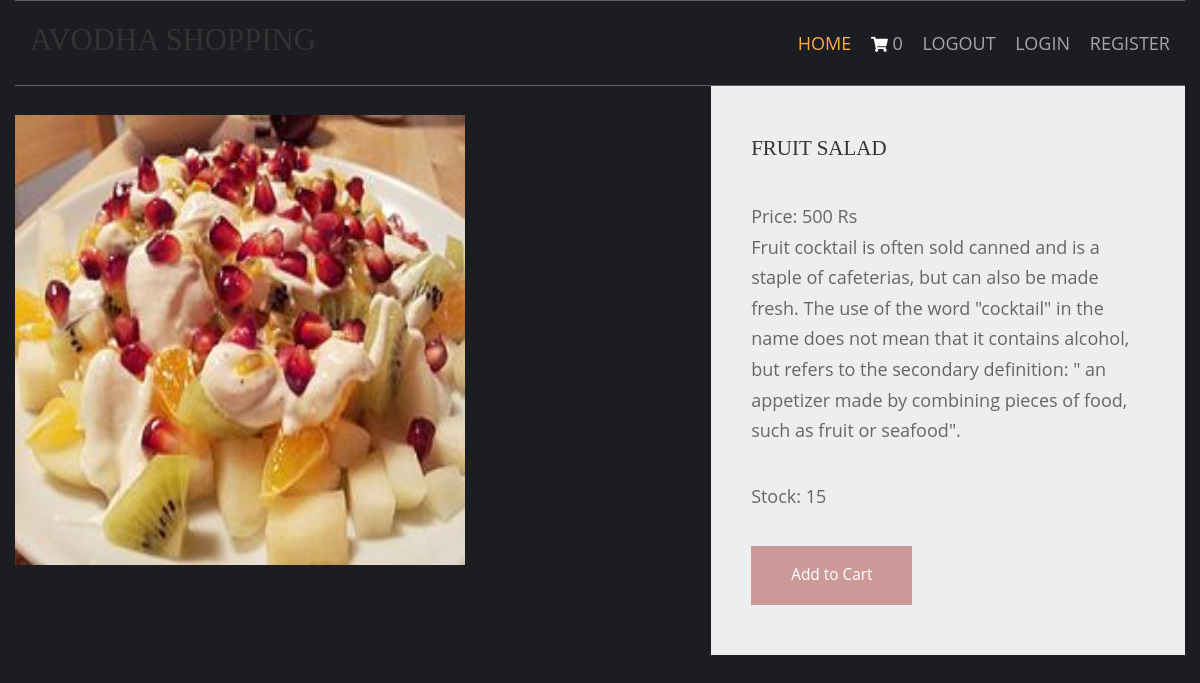
Page /fruit-recipe/fruit-salad on the committed database.
### shop/models.py (models this page shows, shortened)
class products(models.Model):
    name=models.CharField(max_length=250,unique=True)
    slug=models.SlugField(max_length=250,unique=True)
    img=models.ImageField(upload_to='product')
    desc=models.TextField()
    stock=models.IntegerField()
    available=models.BooleanField()
    price=models.IntegerField()
    category=models.ForeignKey(categ,on_delete=models.CASCADE)

### shop/views.py (the view)
# urls.py: path('<slug:c_slug>/<slug:product_slug>',views.prodDetails,name='details'),
def prodDetails(request,c_slug,product_slug):
    try:
        prod = products.objects.get(category__slug=c_slug,slug=product_slug)
    except Exception as e:
        raise e
    return render(request, "index_item.html", {'pr': prod})

### cart/context_processor.py (called while the page is built)
def count(request):
    item_count=0;
    if 'admin' in request.path:
        return{}
    else:
        try:
            ct=cartlist.objects.filter(cart_id=c_id(request))
            cti=items.objects.all().filter(cart=ct[:1])
            for c in cti:
                item_count+=c.quan
        except cartlist.DoesNotExist:
            item_count=0
        return dict(itc=item_count)

### cart/views.py (called while the page is built)
def c_id(request):
    ct_id=request.session.session_key
    if not ct_id:
        ct_id=request.session.create()
    return ct_id

### templates/index_item.html (shortened to what this page needs)
{% extends 'base.html'%}
{% load static %}
{% block content %}
<html lang="">
<head>
    <link href="{% static 'item/fontawesome/css/all.min.css'%}" rel="stylesheet" />
    <link href="{% static 'item/css/templatemo-comparto.css'%}" rel="stylesheet" />
</head>
   <body>
        <section class="tm-mb-1" id="about">
            <div class="tm-row tm-about-row">
                <div class="tm-section-1-l">
                    <br>
                    <img src="{{pr.img.url}}" alt="About image" style="width:450px;height:450px; class="tm-img-responsive">
                </div>
                <article class="tm-section-1-r tm-bg-color-8">
                    <h2 class="tm-mb-2 tm-title-color">{{pr.name}}</h2>
                    <p>Price: {{pr.price}} Rs <br> {{pr.desc}}</p>
                    <p>Stock: {{pr.stock}}</p>
   {% if pr.stock <= 0 %}
                    <h1 style="color:red">Sorry. No stock left</h1>
                    {% else %}
                    <a href="{% url 'addcart' pr.id %}" class="tm-btn tm-btn-1 tm-link-to-services">Add to Cart</a>
   {% endif %}
                </article>
            </div>
        </section>
</body>
</html>
{% endblock %}

### templates/base.html (shortened to what this page needs)
{% load static %}
<!DOCTYPE html>
<html lang="">
<head>
<link href="{% static 'product/layout/styles/layout.css'%}" rel="stylesheet" type="text/css" media="all">
</head>
<body id="top">
  <div class="wrapper row1">
    <header id="header" class="hoc clear">
      <div id="logo" class="fl_left">
        <h1><a href="/">AVODHA SHOPPING</a></h1>
      </div>
      <nav id="mainav" class="fl_right">
        <ul class="clear">
          <li class="active"><a href="/">Home</a></li>
          <li><a class="active" href="{% url 'cartDetails' %}"><i class="fa fa-shopping-cart" style="font-size:15px;color:white;"></i>&nbsp{{itc}}</a></li>
          <li><a class="active" href="#">Logout</a></li>
          <li><a href="accounts/login">Login</a></li>
          <li><a class="active" href="accounts/register">Register</a></li>
        </ul>
      </nav>
    </header>
  </div>
{% block content %}
{% endblock %}
</body>
</html>

### static/product/layout/styles/layout.css (style rules this page uses)
.row1 { border:solid; border-width:1px 0; }
#header #logo { margin:22px 0 0 0; }
#header #logo h1 { margin:0; padding:0; font-size:2.2rem; text-transform:uppercase; }
*, *::before, *::after { transition:all .3s ease-in-out; }
nav ul, nav ol { margin:0; padding:0; list-style:none; }
#mainav, #breadcrumb, .sidebar nav { line-height:normal; }
#mainav ul { text-transform:uppercase; }
#mainav li { display:inline-block; position:relative; margin:0 15px 0 0; padding:0; }
#mainav li:last-child { margin-right:0; }
#mainav li a { display:block; padding:30px 0; }
body { color:#A5A6AA; background-color:#1C1D21; }
a { color:#FBAB45; }
.row1 { border-color:rgba(255,255,255,.3); }
#header #logo h1 a { color:inherit; }
#mainav li a { color:inherit; }
#mainav .active a, #mainav a:hover, #mainav li:hover > a { color:#FBAB45; background-color:inherit; }
@media screen and (min-width:1140px) { .hoc { max-width:1140px; } }

### static/item/css/templatemo-comparto.css (style rules this page uses)
*, *::before, *::after { box-sizing: border-box; outline: none; }
ul, h1, h2, h3, h4, p, figure { padding: 0; margin: 0; }
body { font-family: 'Open Sans', Arial, sans-serif; font-size: 18px; overflow-x: hidden; padding-left: 15px; padding-right: 15px; margin: 0; }
h2 { font-size: 1.5rem; }
a { transition: all 0.3s ease; text-decoration: none; }
p { color: #666; line-height: 1.7; margin-bottom: 35px; }
h1, h2, h3, h4, h5, h6 { color: #333; }
.tm-mb-1 { margin-bottom: 20px; }
.tm-mb-2 { margin-bottom: 40px; }
.tm-bg-color-8 { background-color: #EDEEEF; }
.tm-section-1-l { width: 57.85%; margin-right: 1.65%; }
.tm-section-1-r { padding: 50px 40px; width: 40.5%; }
.tm-row { display: flex; }
.tm-btn { display: inline-block; padding: 15px 40px; font-size: 1.1rem; border: none; background-color: #CC9999; color: white; }
a { color: #666; }

### static/product/layout/styles/framework.css (style rules this page uses)
html { overflow-y:scroll; overflow-x:hidden; }
html, body { margin:0; padding:0; font-size:14px; line-height:1.6em; }
*, *::before, *::after { box-sizing:border-box; }
.clear, .group { display:block; }
.clear::before, .clear::after, .group::before, .group::after { display:table; content:""; }
.clear, .clear::after, .group, .group::after { clear:both; }
a { outline:none; text-decoration:none; }
.fl_left, .imgl { float:left; }
.fl_right, .imgr { float:right; }
img { width:auto; max-width:100%; height:auto; margin:0; padding:0; border:none; line-height:normal; vertical-align:middle; }
body, input, textarea, select { font-family:Verdana, Geneva, sans-serif; }
h1, h2, h3, h4, h5, h6, .heading { font-family:Georgia, "Times New Roman", Times, serif; }
::placeholder { opacity:1; }
h1, h2, h3, h4, h5, h6, .heading { margin:0 0 20px 0; font-size:1.4rem; line-height:normal; font-weight:normal; text-transform:uppercase; }
.wrapper { display:block; position:relative; width:100%; margin:0; padding:0; text-align:left; word-wrap:break-word; }
.hoc { display:block; margin:0 auto; }
address, article, aside, figcaption, figure, footer, header, main, nav, section { display:block; margin:0; padding:0; }

### rows in the picture
products: img (picture), name "FRUIT SALAD", price "500", desc "Fruit cocktail is often sold canned and is a staple of cafeterias, but can also be made fresh. The use of the word \"cocktail\" in the name does not mean that it contains alcohol, but refers to the secondary definition: \" an appetizer made by combining pieces of food, such as fruit or seafood\".", stock "15"

### other values in the picture
{{ itc }} "0"
